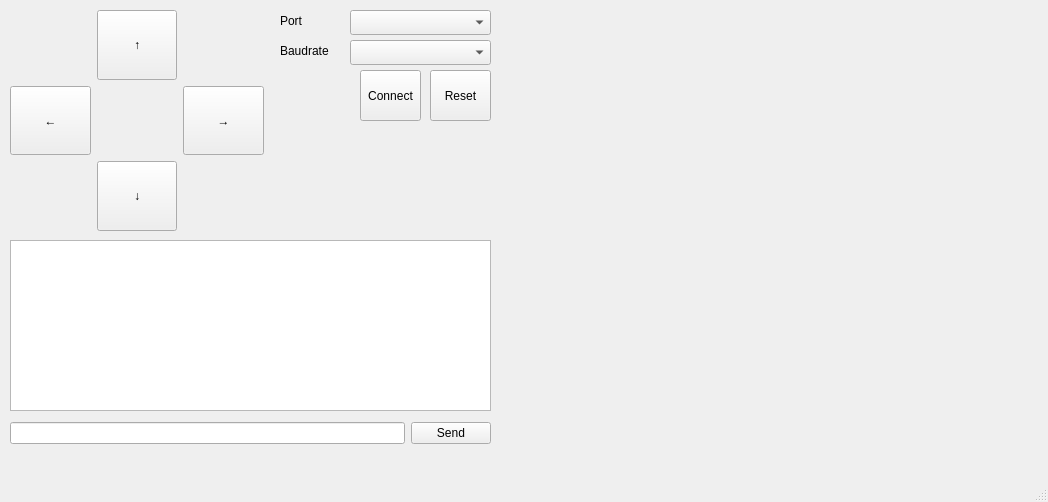
<?xml version="1.0" encoding="UTF-8"?>
<ui version="4.0">
 <class>MainWindow</class>
 <widget class="QMainWindow" name="MainWindow">
  <property name="geometry">
   <rect>
    <x>0</x>
    <y>0</y>
    <width>1048</width>
    <height>502</height>
   </rect>
  </property>
  <property name="windowTitle">
   <string>MainWindow</string>
  </property>
  <widget class="QWidget" name="centralwidget">
   <widget class="QPlainTextEdit" name="textInfo">
    <property name="geometry">
     <rect>
      <x>10</x>
      <y>240</y>
      <width>481</width>
      <height>171</height>
     </rect>
    </property>
    <property name="readOnly">
     <bool>true</bool>
    </property>
   </widget>
   <widget class="QWidget" name="layoutWidget">
    <property name="geometry">
     <rect>
      <x>10</x>
      <y>10</y>
      <width>254</width>
      <height>221</height>
     </rect>
    </property>
    <layout class="QGridLayout" name="gridLayout">
     <item row="0" column="1">
      <widget class="QPushButton" name="btnUp">
       <property name="sizePolicy">
        <sizepolicy hsizetype="Expanding" vsizetype="Expanding">
         <horstretch>0</horstretch>
         <verstretch>0</verstretch>
        </sizepolicy>
       </property>
       <property name="text">
        <string>↑</string>
       </property>
      </widget>
     </item>
     <item row="2" column="1">
      <widget class="QPushButton" name="btnDown">
       <property name="sizePolicy">
        <sizepolicy hsizetype="Expanding" vsizetype="Expanding">
         <horstretch>0</horstretch>
         <verstretch>0</verstretch>
        </sizepolicy>
       </property>
       <property name="text">
        <string>↓</string>
       </property>
      </widget>
     </item>
     <item row="1" column="0">
      <widget class="QPushButton" name="btnLeft">
       <property name="sizePolicy">
        <sizepolicy hsizetype="Expanding" vsizetype="Expanding">
         <horstretch>0</horstretch>
         <verstretch>0</verstretch>
        </sizepolicy>
       </property>
       <property name="text">
        <string>←</string>
       </property>
      </widget>
     </item>
     <item row="1" column="2">
      <widget class="QPushButton" name="btnRight">
       <property name="sizePolicy">
        <sizepolicy hsizetype="Expanding" vsizetype="Expanding">
         <horstretch>0</horstretch>
         <verstretch>0</verstretch>
        </sizepolicy>
       </property>
       <property name="text">
        <string>→</string>
       </property>
      </widget>
     </item>
    </layout>
   </widget>
   <widget class="QLabel" name="label">
    <property name="geometry">
     <rect>
      <x>280</x>
      <y>10</y>
      <width>61</width>
      <height>21</height>
     </rect>
    </property>
    <property name="text">
     <string>Port</string>
    </property>
   </widget>
   <widget class="QComboBox" name="comboPort">
    <property name="geometry">
     <rect>
      <x>350</x>
      <y>10</y>
      <width>141</width>
      <height>25</height>
     </rect>
    </property>
   </widget>
   <widget class="QLabel" name="label_2">
    <property name="geometry">
     <rect>
      <x>280</x>
      <y>40</y>
      <width>71</width>
      <height>21</height>
     </rect>
    </property>
    <property name="text">
     <string>Baudrate</string>
    </property>
   </widget>
   <widget class="QComboBox" name="comboBaudrate">
    <property name="geometry">
     <rect>
      <x>350</x>
      <y>40</y>
      <width>141</width>
      <height>25</height>
     </rect>
    </property>
   </widget>
   <widget class="QPushButton" name="btnConnect">
    <property name="geometry">
     <rect>
      <x>360</x>
      <y>70</y>
      <width>61</width>
      <height>51</height>
     </rect>
    </property>
    <property name="text">
     <string>Connect</string>
    </property>
   </widget>
   <widget class="QWidget" name="layoutWidget">
    <property name="geometry">
     <rect>
      <x>10</x>
      <y>420</y>
      <width>481</width>
      <height>27</height>
     </rect>
    </property>
    <layout class="QHBoxLayout" name="horizontalLayout">
     <item>
      <widget class="QLineEdit" name="lineEdit"/>
     </item>
     <item>
      <widget class="QPushButton" name="btnSend">
       <property name="text">
        <string>Send</string>
       </property>
      </widget>
     </item>
    </layout>
   </widget>
   <widget class="QPushButton" name="btnReset">
    <property name="geometry">
     <rect>
      <x>430</x>
      <y>70</y>
      <width>61</width>
      <height>51</height>
     </rect>
    </property>
    <property name="text">
     <string>Reset</string>
    </property>
   </widget>
   <widget class="PlotWidget" name="graphWidget" native="true">
    <property name="geometry">
     <rect>
      <x>500</x>
      <y>10</y>
      <width>541</width>
      <height>441</height>
     </rect>
    </property>
   </widget>
  </widget>
  <widget class="QMenuBar" name="menubar">
   <property name="geometry">
    <rect>
     <x>0</x>
     <y>0</y>
     <width>1048</width>
     <height>22</height>
    </rect>
   </property>
  </widget>
  <widget class="QStatusBar" name="statusbar"/>
 </widget>
 <customwidgets>
  <customwidget>
   <class>PlotWidget</class>
   <extends>QWidget</extends>
   <header>pyqtgraph</header>
   <container>1</container>
  </customwidget>
 </customwidgets>
 <resources/>
 <connections/>
</ui>
